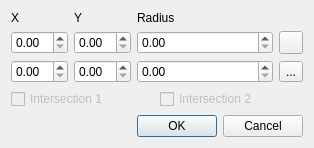
<?xml version="1.0" encoding="UTF-8"?>
<ui version="4.0">
 <class>QgsIntersection2Circles</class>
 <widget class="QDialog" name="QgsIntersection2Circles">
  <property name="geometry">
   <rect>
    <x>0</x>
    <y>0</y>
    <width>426</width>
    <height>166</height>
   </rect>
  </property>
  <property name="windowTitle">
   <string>Intersection between 2 circles</string>
  </property>
  <layout class="QGridLayout" name="gridLayout_2">
   <property name="sizeConstraint">
    <enum>QLayout::SetFixedSize</enum>
   </property>
   <item row="0" column="0">
    <widget class="QLabel" name="labelX">
     <property name="text">
      <string>X</string>
     </property>
    </widget>
   </item>
   <item row="0" column="1">
    <widget class="QLabel" name="labelY">
     <property name="text">
      <string>Y</string>
     </property>
    </widget>
   </item>
   <item row="0" column="2">
    <widget class="QLabel" name="labelRadius">
     <property name="text">
      <string>Radius</string>
     </property>
    </widget>
   </item>
   <item row="1" column="0">
    <widget class="QgsDoubleSpinBox" name="mX1">
     <property name="stepType">
      <enum>QAbstractSpinBox::AdaptiveDecimalStepType</enum>
     </property>
    </widget>
   </item>
   <item row="1" column="1">
    <widget class="QgsDoubleSpinBox" name="mY1">
     <property name="stepType">
      <enum>QAbstractSpinBox::AdaptiveDecimalStepType</enum>
     </property>
    </widget>
   </item>
   <item row="1" column="2">
    <widget class="QgsDoubleSpinBox" name="mRadius1">
     <property name="stepType">
      <enum>QAbstractSpinBox::AdaptiveDecimalStepType</enum>
     </property>
    </widget>
   </item>
   <item row="1" column="3">
    <widget class="QToolButton" name="mSelectCenter1">
     <property name="text">
      <string/>
     </property>
     <property name="icon">
      <iconset resource="../../../images/images.qrc">
       <normaloff>:/images/themes/default/mActionMoveFeatureCopyPoint.svg</normaloff>:/images/themes/default/mActionMoveFeatureCopyPoint.svg</iconset>
     </property>
    </widget>
   </item>
   <item row="2" column="0">
    <widget class="QgsDoubleSpinBox" name="mX2">
     <property name="stepType">
      <enum>QAbstractSpinBox::AdaptiveDecimalStepType</enum>
     </property>
    </widget>
   </item>
   <item row="2" column="1">
    <widget class="QgsDoubleSpinBox" name="mY2">
     <property name="stepType">
      <enum>QAbstractSpinBox::AdaptiveDecimalStepType</enum>
     </property>
    </widget>
   </item>
   <item row="2" column="2">
    <widget class="QgsDoubleSpinBox" name="mRadius2">
     <property name="stepType">
      <enum>QAbstractSpinBox::AdaptiveDecimalStepType</enum>
     </property>
    </widget>
   </item>
   <item row="2" column="3">
    <widget class="QToolButton" name="mSelectCenter2">
     <property name="text">
      <string>...</string>
     </property>
     <property name="icon">
      <iconset resource="../../../images/images.qrc">
       <normaloff>:/images/themes/default/mActionMoveFeatureCopyPoint.svg</normaloff>:/images/themes/default/mActionMoveFeatureCopyPoint.svg</iconset>
     </property>
    </widget>
   </item>
   <item row="3" column="0" colspan="4">
    <layout class="QGridLayout" name="gridLayout">
     <item row="0" column="0">
      <widget class="QCheckBox" name="mBtnIntersection1">
       <property name="enabled">
        <bool>false</bool>
       </property>
       <property name="text">
        <string>Intersection 1</string>
       </property>
      </widget>
     </item>
     <item row="0" column="1">
      <widget class="QCheckBox" name="mBtnIntersection2">
       <property name="enabled">
        <bool>false</bool>
       </property>
       <property name="text">
        <string>Intersection 2</string>
       </property>
      </widget>
     </item>
    </layout>
   </item>
   <item row="4" column="2" colspan="2">
    <widget class="QDialogButtonBox" name="mButtonBox">
     <property name="orientation">
      <enum>Qt::Horizontal</enum>
     </property>
     <property name="standardButtons">
      <set>QDialogButtonBox::Cancel|QDialogButtonBox::Ok</set>
     </property>
    </widget>
   </item>
  </layout>
 </widget>
 <customwidgets>
  <customwidget>
   <class>QgsDoubleSpinBox</class>
   <extends>QDoubleSpinBox</extends>
   <header>qgsdoublespinbox.h</header>
  </customwidget>
 </customwidgets>
 <resources>
  <include location="../../../images/images.qrc"/>
 </resources>
 <connections>
  <connection>
   <sender>mButtonBox</sender>
   <signal>rejected()</signal>
   <receiver>QgsIntersection2Circles</receiver>
   <slot>reject()</slot>
   <hints>
    <hint type="sourcelabel">
     <x>309</x>
     <y>141</y>
    </hint>
    <hint type="destinationlabel">
     <x>219</x>
     <y>81</y>
    </hint>
   </hints>
  </connection>
  <connection>
   <sender>mButtonBox</sender>
   <signal>accepted()</signal>
   <receiver>QgsIntersection2Circles</receiver>
   <slot>accept()</slot>
   <hints>
    <hint type="sourcelabel">
     <x>303</x>
     <y>141</y>
    </hint>
    <hint type="destinationlabel">
     <x>213</x>
     <y>81</y>
    </hint>
   </hints>
  </connection>
 </connections>
</ui>
